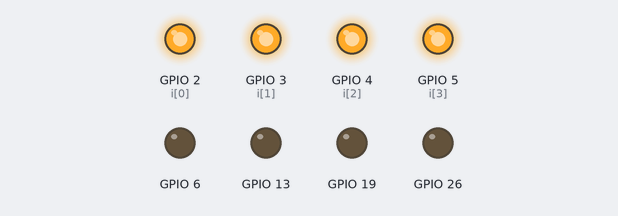
Bench run of a program on a simulated Raspberry Pi (BCM pin numbers). Parts: output pins drawn as LEDs (lit = HIGH).

Above: at 0.1 s.
At 0.85 s:
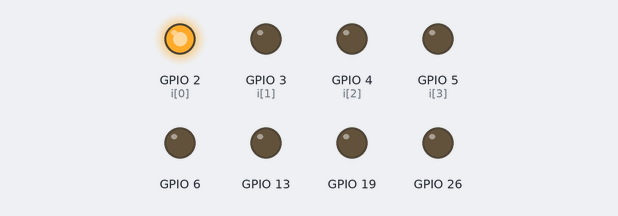
At 1.6 s:
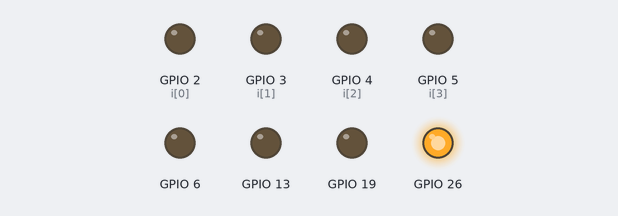
At 2.7 s:
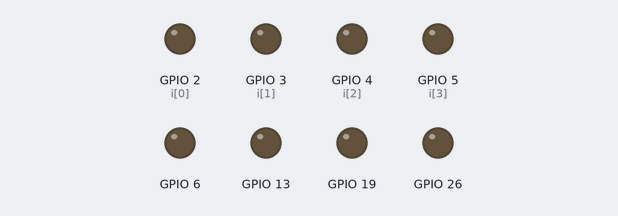
At 3.85 s:
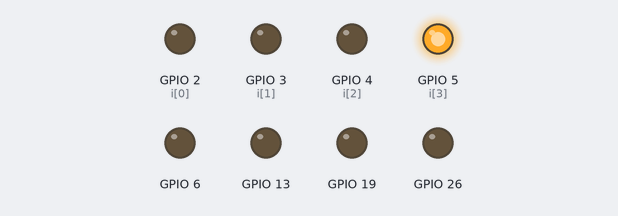
At 5.3 s:
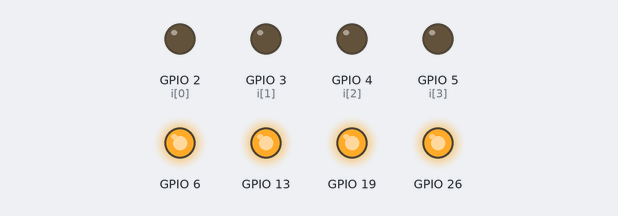
Timing chart, 0 to 5.6 s (numbered marks = the images above):
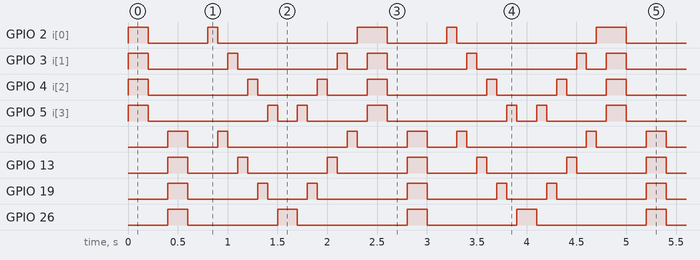

The program:

Shakiba-_Melanie-_Zomorodian---LED--.py
```python
import time
import RPi.GPIO as GPIO
GPIO.setwarnings(False)
GPIO.setmode(GPIO.BCM)
GPIO.setup(2, GPIO.OUT, initial = GPIO.LOW)
GPIO.setup(3, GPIO.OUT, initial = GPIO.LOW)
GPIO.setup(4, GPIO.OUT, initial = GPIO.LOW)
GPIO.setup(5, GPIO.OUT, initial = GPIO.LOW)
GPIO.setup(6, GPIO.OUT, initial = GPIO.LOW)
GPIO.setup(13, GPIO.OUT, initial = GPIO.LOW)
GPIO.setup(19, GPIO.OUT, initial = GPIO.LOW)
GPIO.setup(26, GPIO.OUT, initial = GPIO.LOW)
while True:
	for i in [2,3,4,5]:
		GPIO.output(i, GPIO.HIGH)
	time.sleep(0.2)
	for i in [2,3,4,5]:
		GPIO.output(i, GPIO.LOW)
	time.sleep(0.2)
	for i in [6,13,19,26]:
		GPIO.output(i, GPIO.HIGH)
	time.sleep(0.2)
	for i in [6,13,19,26]:
		GPIO.output(i, GPIO.LOW)
	time.sleep(0.2)


	'''	GPIO.output(i, GPIO.LOW)
	GPIO.output(2, GPIO.HIGH)
	GPIO.output(3, GPIO.HIGH)
	GPIO.output(4, GPIO.HIGH)
	GPIO.output(5, GPIO.HIGH)
	time.sleep(1)
	GPIO.output(2, GPIO.LOW)
	GPIO.output(3, GPIO.LOW)
	GPIO.output(4, GPIO.LOW)
	GPIO.output(5, GPIO.LOW)

	GPIO.output(26, GPIO.HIGH)
	GPIO.output(6, GPIO.HIGH)
	GPIO.output(13, GPIO.HIGH)
	GPIO.output(19, GPIO.HIGH)
	time.sleep(1)
	GPIO.output(6, GPIO.LOW)
	GPIO.output(13, GPIO.LOW)
	GPIO.output(19, GPIO.LOW)
	GPIO.output(26, GPIO.LOW)'''

	for i in [2 , 6, 3, 13, 4, 19, 5, 26]:
		GPIO.output(i, GPIO.HIGH)
		time.sleep(0.1)
		GPIO.output(i, GPIO.LOW)
	for i in [26 , 5, 19, 4, 13, 3, 6, 2]:
		GPIO.output(i, GPIO.HIGH)
		time.sleep(0.1)
		GPIO.output(i, GPIO.LOW)
```

Measured:
- by itself, GPIO 2 (i[0]): repeats every 2.4 s: LOW 0.60 s, HIGH 0.10 s, LOW 1.4 s, HIGH 0.30 s
- by itself, GPIO 3 (i[1]): repeats every 2.4 s: LOW 0.80 s, HIGH 0.10 s, LOW 1.0 s, HIGH 0.10 s, LOW 0.20 s, HIGH 0.20 s
- by itself, GPIO 4 (i[2]): repeats every 2.4 s: LOW 1.0 s, HIGH 0.10 s, LOW 0.60 s, HIGH 0.10 s, LOW 0.40 s, HIGH 0.20 s
- by itself, GPIO 5 (i[3]): repeats every 2.4 s: LOW 1.2 s, HIGH 0.10 s, LOW 0.20 s, HIGH 0.10 s, LOW 0.60 s, HIGH 0.20 s
- by itself, GPIO 6: repeats every 2.4 s: LOW 0.30 s, HIGH 0.10 s, LOW 1.2 s, HIGH 0.10 s, LOW 0.50 s, HIGH 0.20 s
- by itself, GPIO 13: repeats every 2.4 s: LOW 0.50 s, HIGH 0.10 s, LOW 0.80 s, HIGH 0.10 s, LOW 0.70 s, HIGH 0.20 s
- by itself, GPIO 19: repeats every 2.4 s: LOW 0.70 s, HIGH 0.10 s, LOW 0.40 s, HIGH 0.10 s, LOW 0.90 s, HIGH 0.20 s
- by itself, GPIO 26: repeats every 2.4 s: LOW 0.90 s, HIGH 0.20 s, LOW 1.1 s, HIGH 0.20 s
